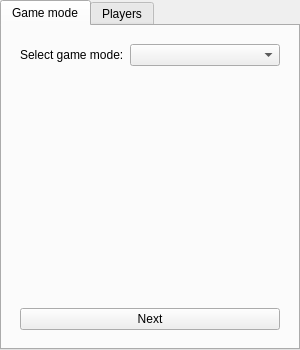
<?xml version="1.0" encoding="UTF-8"?>
<ui version="4.0">
 <class>pre_game_tab_widget</class>
 <widget class="QTabWidget" name="pre_game_tab_widget">
  <property name="geometry">
   <rect>
    <x>0</x>
    <y>0</y>
    <width>300</width>
    <height>350</height>
   </rect>
  </property>
  <property name="minimumSize">
   <size>
    <width>300</width>
    <height>350</height>
   </size>
  </property>
  <property name="maximumSize">
   <size>
    <width>300</width>
    <height>350</height>
   </size>
  </property>
  <property name="windowTitle">
   <string>Setup</string>
  </property>
  <property name="currentIndex">
   <number>0</number>
  </property>
  <widget class="QWidget" name="game_mode_widget">
   <attribute name="title">
    <string>Game mode</string>
   </attribute>
   <layout class="QVBoxLayout" name="verticalLayout_3">
    <item>
     <widget class="QWidget" name="selection_widget" native="true">
      <layout class="QHBoxLayout" name="horizontalLayout_4">
       <item>
        <widget class="QLabel" name="selection_label">
         <property name="text">
          <string>Select game mode:</string>
         </property>
        </widget>
       </item>
       <item>
        <widget class="QComboBox" name="selection_combo_box">
         <property name="sizePolicy">
          <sizepolicy hsizetype="Preferred" vsizetype="Fixed">
           <horstretch>1</horstretch>
           <verstretch>0</verstretch>
          </sizepolicy>
         </property>
        </widget>
       </item>
      </layout>
     </widget>
    </item>
    <item>
     <widget class="QWidget" name="description_widget" native="true">
      <property name="sizePolicy">
       <sizepolicy hsizetype="Preferred" vsizetype="Preferred">
        <horstretch>0</horstretch>
        <verstretch>1</verstretch>
       </sizepolicy>
      </property>
      <layout class="QVBoxLayout" name="verticalLayout_4">
       <item>
        <widget class="QLabel" name="description_label">
         <property name="text">
          <string/>
         </property>
         <property name="alignment">
          <set>Qt::AlignLeading|Qt::AlignLeft|Qt::AlignTop</set>
         </property>
         <property name="wordWrap">
          <bool>true</bool>
         </property>
        </widget>
       </item>
      </layout>
     </widget>
    </item>
    <item>
     <widget class="QWidget" name="game_mode_page_control_widget" native="true">
      <property name="sizePolicy">
       <sizepolicy hsizetype="Preferred" vsizetype="Preferred">
        <horstretch>0</horstretch>
        <verstretch>0</verstretch>
       </sizepolicy>
      </property>
      <layout class="QHBoxLayout" name="horizontalLayout_5">
       <item>
        <widget class="QPushButton" name="game_mode_next_page_push_button">
         <property name="text">
          <string>Next</string>
         </property>
        </widget>
       </item>
      </layout>
     </widget>
    </item>
   </layout>
  </widget>
  <widget class="QWidget" name="players_widget">
   <attribute name="title">
    <string>Players</string>
   </attribute>
   <layout class="QVBoxLayout" name="verticalLayout">
    <item>
     <widget class="QWidget" name="player_input_widget" native="true">
      <property name="styleSheet">
       <string notr="true"/>
      </property>
      <layout class="QHBoxLayout" name="horizontalLayout_3">
       <item>
        <widget class="QLabel" name="input_label">
         <property name="text">
          <string>Player name:</string>
         </property>
        </widget>
       </item>
       <item>
        <widget class="QLineEdit" name="input_line_edit"/>
       </item>
       <item>
        <widget class="QPushButton" name="add_push_button">
         <property name="text">
          <string>Add</string>
         </property>
        </widget>
       </item>
      </layout>
     </widget>
    </item>
    <item>
     <widget class="QWidget" name="player_overview_widget" native="true">
      <layout class="QVBoxLayout" name="verticalLayout_2">
       <item>
        <widget class="QListWidget" name="overview_list_widget"/>
       </item>
      </layout>
     </widget>
    </item>
    <item>
     <widget class="QWidget" name="player_edit_widget" native="true">
      <layout class="QHBoxLayout" name="horizontalLayout">
       <item>
        <widget class="QPushButton" name="remove_push_button">
         <property name="text">
          <string>Remove</string>
         </property>
        </widget>
       </item>
       <item>
        <widget class="QPushButton" name="move_up_push_button">
         <property name="text">
          <string>Move up</string>
         </property>
        </widget>
       </item>
       <item>
        <widget class="QPushButton" name="move_down_push_button">
         <property name="text">
          <string>Move down</string>
         </property>
        </widget>
       </item>
      </layout>
     </widget>
    </item>
    <item>
     <widget class="QWidget" name="players_page_controls_widget" native="true">
      <layout class="QHBoxLayout" name="horizontalLayout_2">
       <item>
        <widget class="QPushButton" name="players_previous_page_push_button">
         <property name="text">
          <string>Previous</string>
         </property>
        </widget>
       </item>
       <item>
        <widget class="QPushButton" name="start_game_push_button">
         <property name="text">
          <string>Start</string>
         </property>
        </widget>
       </item>
      </layout>
     </widget>
    </item>
   </layout>
  </widget>
 </widget>
 <resources/>
 <connections/>
</ui>
